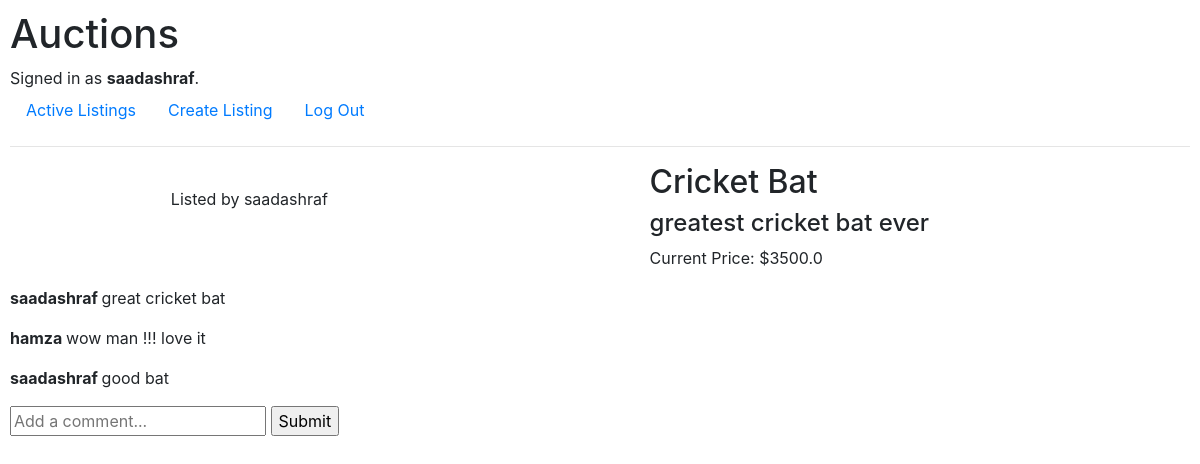
Screenshot of /listing/2 (signed in) with the database file from the repository.
### auctions/models.py (models this page shows, shortened)
class User(AbstractUser):
    pass

class Listing(models.Model):
    title = models.CharField(max_length=80)
    description = models.TextField()
    starting_bid = models.FloatField()
    current_price = models.FloatField()
    user = models.ForeignKey(User, on_delete=models.CASCADE, related_name="listings")
    imageUrl = models.TextField(blank=True)
    category = models.ForeignKey(Category, on_delete=models.CASCADE, related_name="listings", blank=True)
    is_closed = models.BooleanField(default=False)
    winner = models.ForeignKey(User, on_delete=models.SET_NULL, null=True, related_name="won_auctions")
    watch_lists = models.ManyToManyField(WatchList, related_name="listings")

class Bid(models.Model):
    listing_id = models.ForeignKey(Listing, on_delete=models.CASCADE, related_name="bids")
    bid_amount = models.FloatField()
    user = models.ForeignKey(User, on_delete=models.CASCADE, related_name="bids")

class Comment(models.Model):
    listing_id = models.ForeignKey(Listing, on_delete=models.CASCADE, related_name="comments")
    comment = models.TextField()
    user = models.ForeignKey(User, on_delete=models.CASCADE, related_name="comments")

### auctions/views.py (the view, shortened to what this page needs)
# urls.py: path("listing/<id>", views.listing, name="listing")
def listing(request, id):
    listing = Listing.objects.get(id=id)
    listing_bids = listing.bids.all()
    return render(request, "auctions/listing.html", {
        "listing": listing,
        "price": max(listing_bids, key=lambda x: x.bid_amount).bid_amount if bool(listing_bids) else listing.starting_bid,
        "min_bid": max(listing_bids, key=lambda x: x.bid_amount).bid_amount+1 if bool(listing_bids) else listing.starting_bid,
        "close_auction": bool(request.user == listing.user and bool(listing_bids)),
        "won_auction": bool(listing.winner == request.user),
        "comments": listing.comments.all(),
        "add_to_watchlist": bool(listing.user != request.user and not listing.is_closed),
        "remove_from_watchlist": bool(request.user.is_authenticated and request.user != listing.user and listing in request.user.watch_list.listings.all())
    })

### auctions/templates/auctions/listing.html (shortened to what this page needs)
{% extends "auctions/layout.html" %}
{% block body %}
    <div class="listing">
        <div class="listing__container">
            <div class="listing__containerLeft">
                <p>Listed by {{ listing.user.username }}</p>
            </div>
            <div class="listing__containerRight">
                <div class="listing__containerRightDetails">
                    <h2>{{ listing.title }}</h2>
                    <h4>{{ listing.description }}</h4>
                </div>
                <div class="listing__containerRightBidding">
                    <p>Current Price: ${{ price }}</p>
                </div>
            </div>
        </div>
        <div class="listing__comments">
            {% for comment in comments %}
            <div class="listing__comment">
                <p><strong>{{comment.user.username}} </strong>{{comment.comment}}</p>
            </div>
            {% endfor %}
            {% if user.is_authenticated %}
            <div class="listing__commentBox">
                <form action="{% url 'listing' listing.id %}" method="post">
                    <input type="text" name="comment" placeholder="Add a comment...">
                    <input type="submit" name="addComment">
                </form>
            </div>
            {% endif %}
        </div>
    </div>
{% endblock %}

### auctions/templates/auctions/layout.html (shortened to what this page needs)
{% load static %}
<!DOCTYPE html>
<html lang="en">
    <head>
        <link rel="stylesheet" href="https://stackpath.bootstrapcdn.com/bootstrap/4.4.1/css/bootstrap.min.css">
        <link href="{% static 'auctions/styles.css' %}" rel="stylesheet">
    </head>
    <body>
        <h1>Auctions</h1>
        <div>
            {% if user.is_authenticated %}
                Signed in as <strong>{{ user.username }}</strong>.
            {% else %}
                Not signed in.
            {% endif %}
        </div>
        <ul class="nav">
            <li class="nav-item">
                <a class="nav-link" href="{% url 'index' %}">Active Listings</a>
            </li>
            {% if user.is_authenticated %}
                <li class="nav-item">
                    <a class="nav-link" href="{% url 'create' %}">Create Listing</a>
                </li>
                <li class="nav-item">
                    <a class="nav-link" href="{% url 'logout' %}">Log Out</a>
                </li>
            {% endif %}
        </ul>
        <hr>
        {% block body %}
        {% endblock %}
    </body>
</html>

### auctions/static/auctions/styles.css (style rules this page uses)
body { padding: 10px; }
.listing__container { display: flex; justify-content: space-around; width: 90vw; }
.listing__containerRight { display: flex; flex-direction: column; justify-content: space-between; }

### rows the page displays
User: username "saadashraf"
Listing: user.username "saadashraf", title "Cricket Bat", description "greatest cricket bat ever"
Bid: bid_amount "3500.0"
Comment: user.username "saadashraf", comment "great cricket bat"
Comment: user.username "hamza", comment "wow man !!! love it"
Comment: user.username "saadashraf", comment "good bat"
